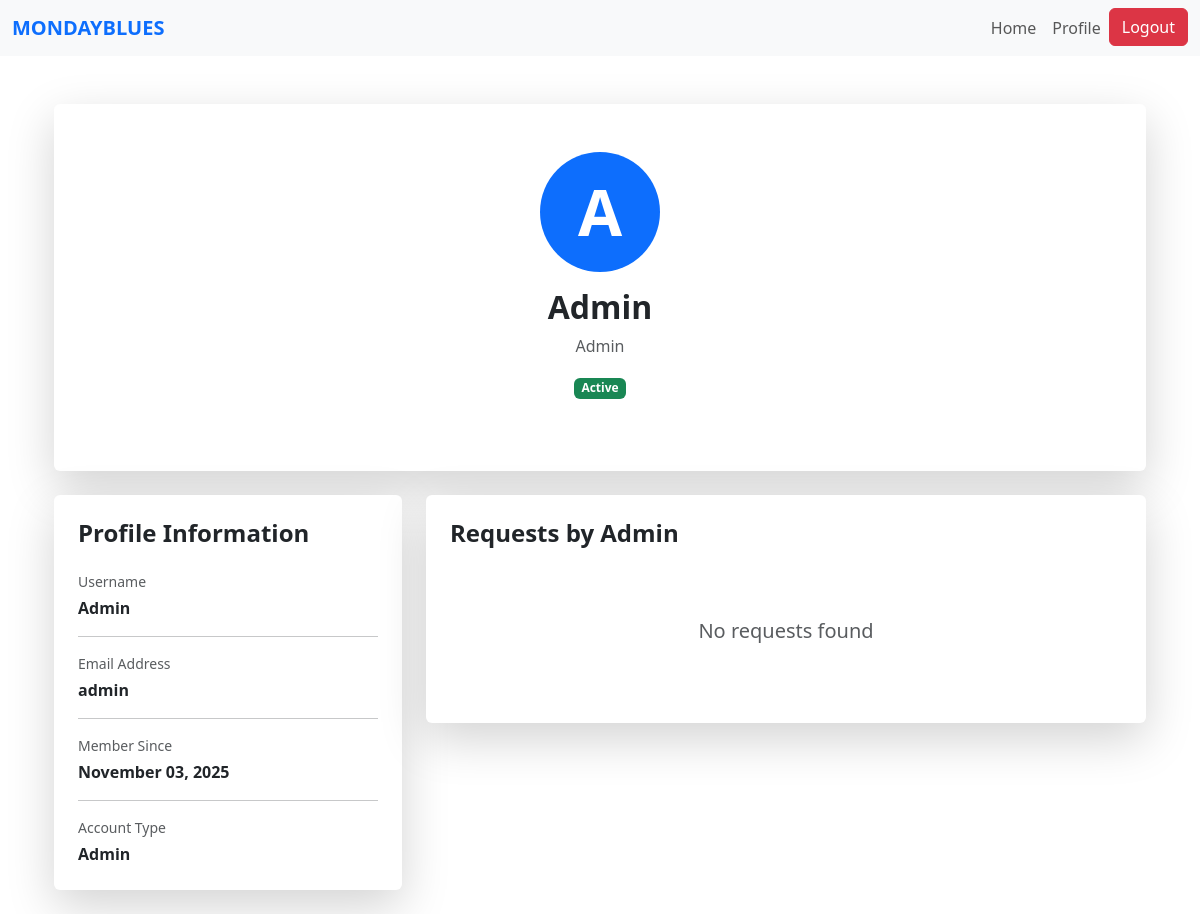
The page /profile/1 (signed in) on the database its author committed.
### website/models.py (models this page shows)
class User(db.Model, UserMixin):
    id = db.Column(db.Integer, primary_key=True)
    name = db.Column(db.String(150))
    email = db.Column(db.String(150), unique=True)
    password = db.Column(db.String(150))
    date_created = db.Column(db.DateTime(timezone=True), default=func.now())
    role = db.Column(db.String(50), default='PIN')
    status = db.Column(db.String(20), default='Pending')  # Pending, Approved, Suspended
    """    total_rating = db.Column(db.Float, default=0)
    num_ratings = db.Column(db.Integer, default=0)

    def update_rating(self, new_rating: float):
        #Update overall CSR rating with a new rating value.
        if self.num_ratings == 0:
            self.total_rating = new_rating
        else:
            self.total_rating = ((self.total_rating * self.num_ratings) + new_rating) / (self.num_ratings + 1)
        self.num_ratings += 1"""

### website/views.py (the view)
@views.route('/profile/<int:user_id>')
@login_required
def profile(user_id):
    user = User.query.get_or_404(user_id)
    is_owner = (current_user.id == user.id)
    return render_template('profile.html', user=user, is_owner=is_owner)

### website/templates/profile.html (shortened to what this page needs)
{% extends "base.html" %}
{% block content %}
<div class="container mt-5">
    <div class="row justify-content-center">
        <div class="col-md-10 col-lg-12">
            <div class="card shadow-lg border-0 mb-4">
                <div class="card-body p-5">
                    <div class="text-center mb-4">
                        <div class="bg-primary rounded-circle d-inline-flex align-items-center justify-content-center mb-3" style="width: 120px; height: 120px;">
                            <span class="text-white display-3 fw-bold">{{ user.name[0].upper() }}</span>
                        </div>
                        <h2 class="fw-bold mb-2">{{ user.name }}</h2>
                        <p class="text-muted">{{ user.role }}</p>
                        <span class="badge
                            {% if user.status == 'Active' %} bg-success
                            {% elif user.status == 'Pending' %} bg-warning text-dark
                            {% elif user.status == 'Suspended' %} bg-danger
                            {% else %} bg-secondary {% endif %}">
                            {{ user.status }}
                        </span>
                    </div>
                </div>
            </div>
            <div class="row">
                <div class="col-lg-4">
                    <div class="card shadow-lg border-0 mb-4">
                        <div class="card-body p-4">
                            <h4 class="fw-bold mb-4">Profile Information</h4>
                            <div class="mb-3">
                                <p class="text-muted mb-1 small">Username</p>
                                <p class="fw-semibold mb-0">{{ user.name }}</p>
                            </div>
                            <hr>
                            <div class="mb-3">
                                <p class="text-muted mb-1 small">Email Address</p>
                                <p class="fw-semibold mb-0">{{ user.email }}</p>
                            </div>
                            <hr>
                            <div class="mb-3">
                                <p class="text-muted mb-1 small">Member Since</p>
                                <p class="fw-semibold mb-0">{{ user.date_created.strftime('%B %d, %Y') }}</p>
                            </div>
                            <hr>
                            <div>
                                <p class="text-muted mb-1 small">Account Type</p>
                                <p class="fw-semibold mb-0">{{ user.role }}</p>
                            </div>
                        </div>
                    </div>
                </div>
                <div class="col-lg-8">
                    <div class="card shadow-lg border-0">
                        <div class="card-body p-4">
                            {% if user.role == "CSR" or user.role == "Platform Manager" %}
                                <div class="text-center py-5">
                                    <i class="bi bi-slash-circle" style="font-size: 4rem; color: #ccc;"></i>
                                    <h4 class="text-muted">Requests are not available for this account.</h4>
                                </div>
                            {% else %}
                                {% if current_user.id == user.id %}
                                    <div class="d-flex justify-content-between align-items-center mb-4">
                                        <h4 class="fw-bold mb-0">My Requests</h4>
                                        <button class="btn btn-primary" onclick="location.href='/create-request'">+ New Request</button>
                                    </div>
                                {% else %}
                                    <h4 class="fw-bold mb-4">Requests by {{ user.name }}</h4>
                                {% endif %}
                                {% if requests %}
                                    {% for request in requests %}
                                        <div class="card mb-3 border">
                                            <div class="card-body">
                                                <div class="d-flex justify-content-between align-items-start mb-2">
                                                    <h5 class="fw-bold mb-1">{{ request.title }}</h5>
                                                    {% if request.status == 'pending' %}
                                                        <span class="badge bg-warning text-dark">Pending</span>
                                                    {% elif request.status == 'accepted' %}
                                                        <span class="badge bg-info">Accepted</span>
                                                    {% elif request.status == 'completed' %}
                                                        <span class="badge bg-success">Completed</span>
                                                    {% endif %}
                                                </div>
                                                <p class="text-muted mb-3">
                                                    {{ request.description[:100] }}{% if request.description|length > 100 %}...{% endif %}
                                                </p>
                                                <div class="row text-muted small mb-3">
                                                    <div class="col-md-6">
                                                        <i class="bi bi-calendar"></i> Created: {{ request.date_created.strftime('%b %d, %Y') }}
                                                    </div>
                                                    <div class="col-md-6">
                                                        <i class="bi bi-eye"></i> Views: {{ request.view_count }}
                                                    </div>
                                                </div>
                                                {% if current_user.id == user.id %}
                                                    <div class="d-flex gap-2">
                                                        <button class="btn btn-sm btn-outline-primary" onclick="location.href='/request/{{ request.id }}'">View</button>
                                                        <button class="btn btn-sm btn-outline-secondary" onclick="location.href='/request/{{ request.id }}/edit'">Edit</button>
                                                        <button class="btn btn-sm btn-outline-danger" onclick="if(confirm('Are you sure you want to delete this request?')) location.href='/request/{{ request.id }}/delete'">Delete</button>
                                                    </div>
                                                {% else %}
                                                    <button class="btn btn-sm btn-outline-primary" onclick="location.href='/request/{{ request.id }}'">View</button>
                                                {% endif %}
                                            </div>
                                        </div>
                                    {% endfor %}
                                {% else %}
                                    <div class="text-center py-5">
                                        <h5 class="text-muted">No requests found</h5>
                                    </div>
                                {% endif %}
                            {% endif %}
                        </div>
                    </div>
                </div>
            </div>
        </div>
    </div>
</div>
{% endblock %}

### rows shown on the page
User: name "A", name "Admin", role "Admin", status "Active", email "admin", date_created "November 03, 2025"
